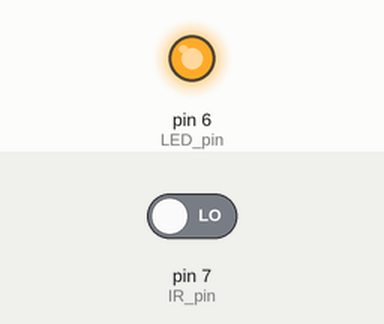
The sketch below on a simulated Arduino Uno, built with avr-gcc and run on an emulated ATmega328P. Parts: output pins drawn as LEDs (lit = HIGH). The inputs (shaded band) are chosen by the test bench; at power-on: pin 7 (IR_pin) LOW. What the sketch prints to the serial monitor is not drawn.

Above: at 1.2 s.
1.3 s: pin 7 (IR_pin) driven HIGH
At 2.1 s:
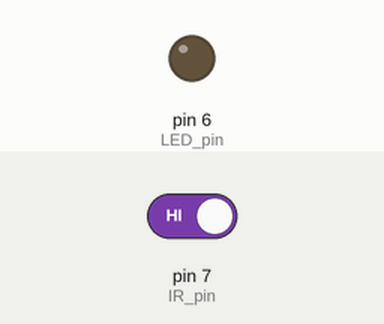
2.8 s: pin 7 (IR_pin) driven LOW
At 3.3 s:
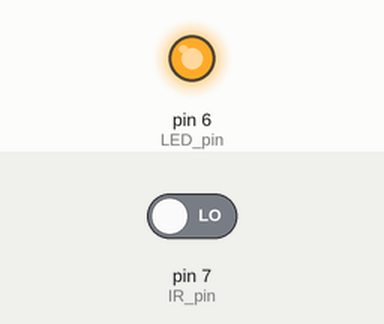
Timing chart, 0 to 5.8 s (numbered marks = the images above; inputs shaded):
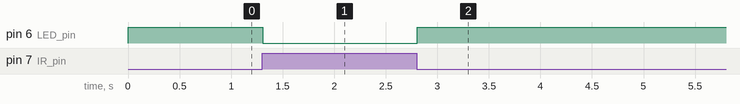

Measured:
- after the input at 1.3 s, pin 6 (LED_pin): HIGH → LOW at once
- after the input at 2.8 s, pin 6 (LED_pin): LOW → HIGH at once

The sketch:

IR_SENSOR_AND_LED.ino
```cpp
// IR sensor and LED

int IR_pin=7;
int LED_pin=6;
int s;

void setup() {
  // put your setup code here, to run once:
  pinMode(IR_pin,INPUT);
  pinMode(LED_pin,OUTPUT);

  Serial.begin(9600);

}

void loop() {
  // put your main code here, to run repeatedly:
  s=digitalRead(IR_pin);
  Serial.println(s);

  if(s==1)
  {
    digitalWrite(LED_pin,LOW);
   }
   else
   {
    digitalWrite(LED_pin,HIGH);
   }
}
```
